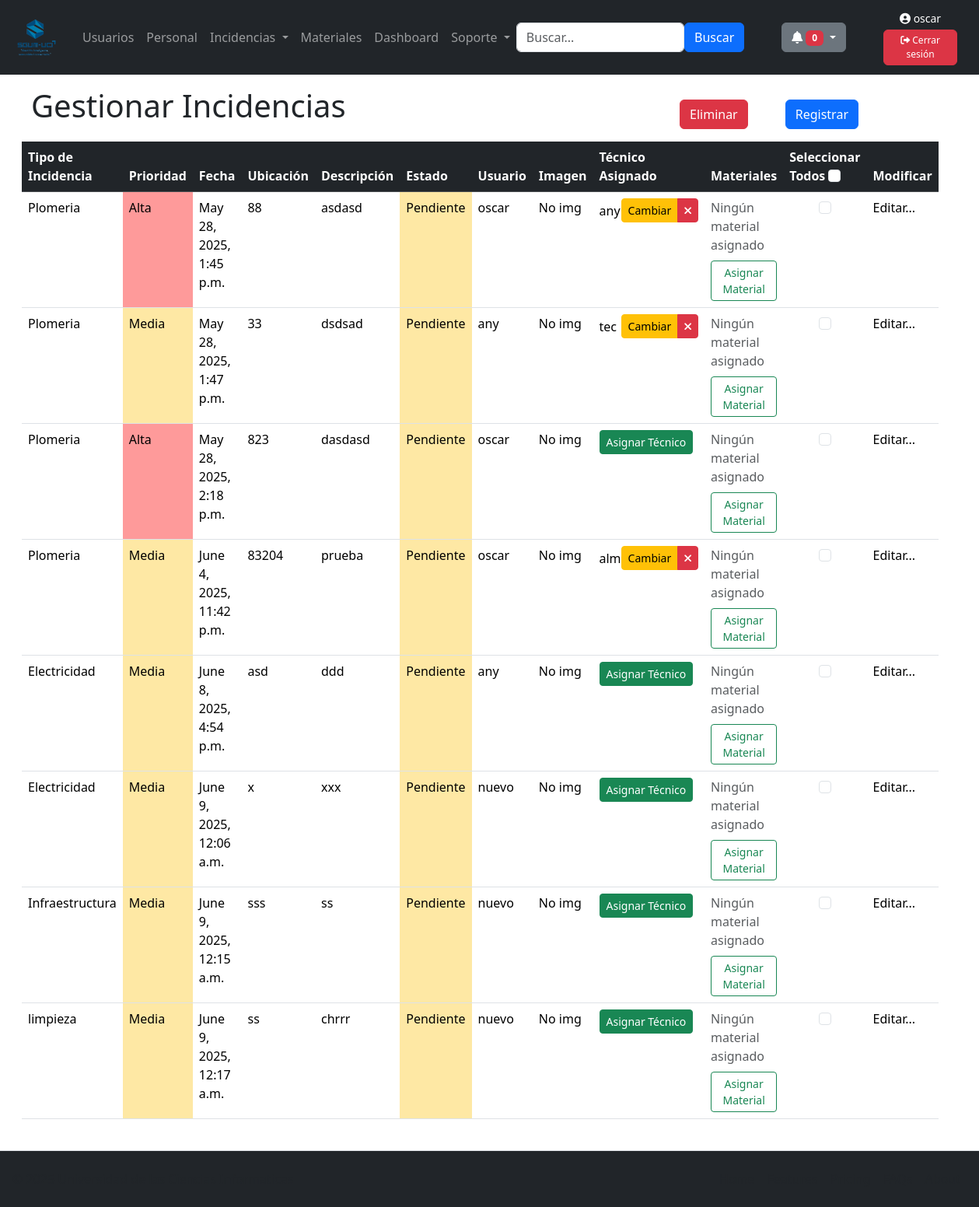
The app's page /incidencias/ (signed in), older data.
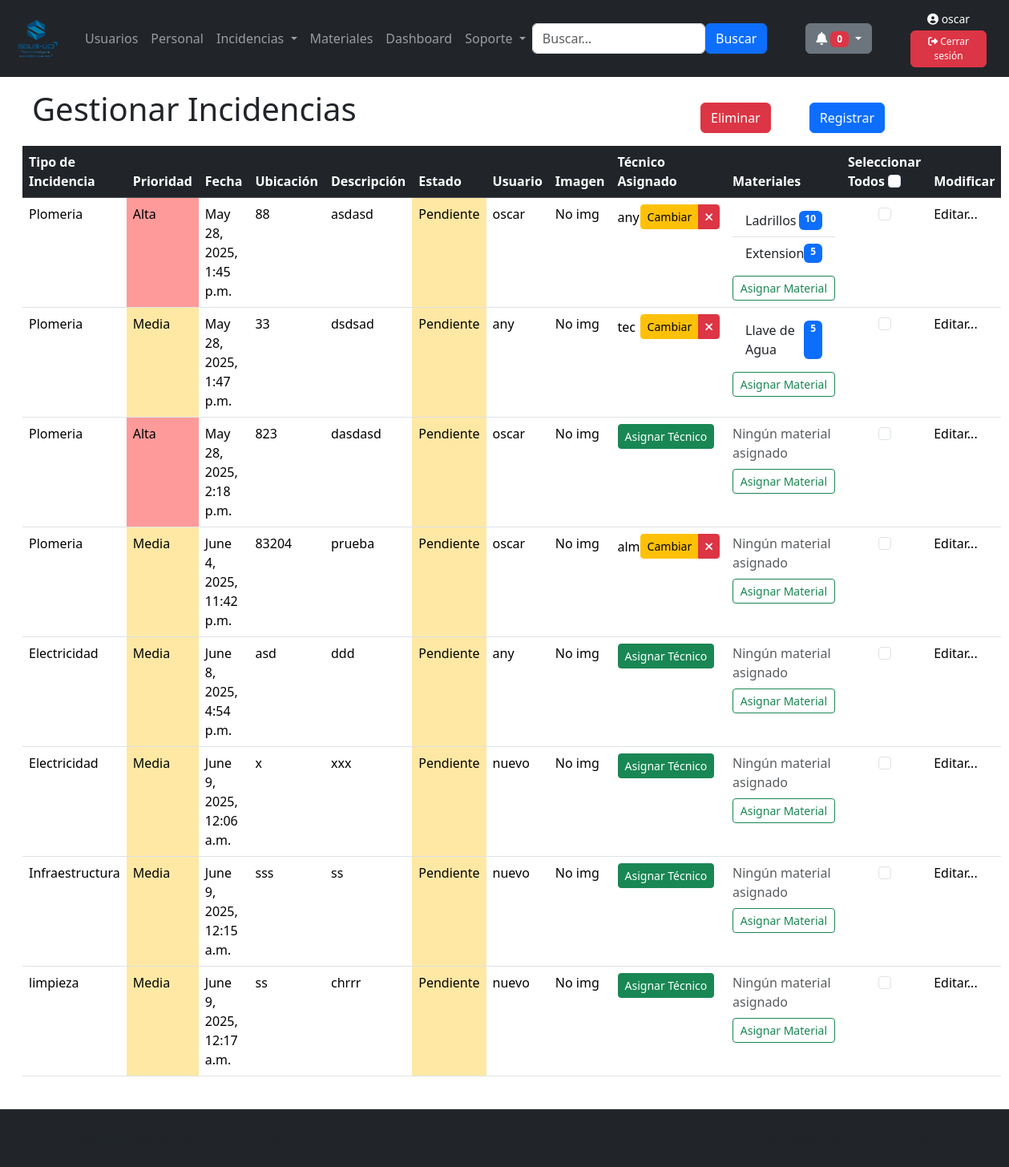
The same page, newer data.
### usuarios/models.py (models this page shows, shortened)
class Incidencia(models.Model):
    PRIORIDAD_CHOICES = [
        ('3', 'Alta'),
        ('2', 'Media'),
        ('1', 'Baja'),
    ]
    TIPO_CHOICES = [
        ('plomeria', 'Plomeria'),
        ('electricidad', 'Electricidad'),
        ('infraestructura', 'Infraestructura'),
        ('mantenimiento_equipos', 'Mantenimiento de Equipos'),
        ('saneamiento', 'Saneamiento'),
        ('seguridad', 'Seguridad'),
        ('jardineria', 'Jardineria'),
        ('agua_potable', 'Sistema de Agua Potable'),
        ('gas', 'Sistema de Gas'),
        ('incendios', 'Sistema de Incendios')
    ]
    ESTADO_CHOICES = [
        ('pendiente', 'Pendiente'),
        ('en_proceso', 'En Proceso'),
        ('resuelto', 'Resuelto'),
    ]
    tipo = models.CharField(max_length=50, choices=TIPO_CHOICES, default='plomeria')
    prioridad = models.CharField(max_length=10, choices=PRIORIDAD_CHOICES, default='media')
    estado = models.CharField(max_length=20, choices=ESTADO_CHOICES, default='pendiente')
    fecha = models.DateTimeField()
    ubicacion = models.CharField(max_length=100)
    descripcion = models.TextField()
    imagen = models.ImageField(upload_to='incidencias/', null=True, blank=True)
    usuario_reporte = models.ForeignKey(User, on_delete=models.CASCADE)
    tecnico_asignado = models.ForeignKey(
        'Personal',
        on_delete=models.SET_NULL,
        null=True,
        blank=True,
        related_name='incidencias_asignadas'
    )

class Personal(models.Model):
    trabajador = models.ForeignKey(User, on_delete=models.CASCADE)
    incidencia = models.ForeignKey(Incidencia,on_delete=models.CASCADE,null=True, blank=True)

class MaterialIncidencia(models.Model):
    incidencia = models.ForeignKey(Incidencia, on_delete=models.CASCADE)
    material = models.ForeignKey(Material, on_delete=models.CASCADE)
    cantidad_usada = models.PositiveIntegerField(default=1)
    fecha_asignacion = models.DateTimeField(auto_now_add=True)

class Material(models.Model):
    nombre = models.CharField(max_length=100)
    tipo=models.CharField(max_length=100)
    cantidad=models.IntegerField()

### usuarios/views.py (the view, shortened to what this page needs)
# urls.py: path('incidencias/',views.incidencias,name='incidencias'),
@login_required
def incidencias(request):
    template = loader.get_template('all_incidencias.html')
    if request.user.is_superuser:
        tableIncidencia = Incidencia.objects.all()
    else:
        current_user = request.user
        tableIncidencia = Incidencia.objects.filter(usuario_reporte=current_user)
    if request.method == 'POST':
        action = request.POST.get('action')
        if action == "eliminar":
                ids=request.POST.getlist('ids')
                Incidencia.objects.filter(id__in=ids).delete()
                return redirect('incidencias')
    query = request.GET.get('q')
    paginator = Paginator(tableIncidencia,10)
    page_number = request.GET.get('page')
    page_obj = paginator.get_page(page_number)
    tecnicos_disponibles = Personal.objects.filter(
        trabajador__groups__name='tecnico',
        incidencia__isnull=True
    )
    tecnicos = Personal.objects.all()
    context = {
        'tableIncidencia': tableIncidencia,
        'page_obj': page_obj,
        'tecnicos_disponibles': tecnicos_disponibles,
        'tecnicos':tecnicos,
        'materiales_disponibles': Material.objects.filter(cantidad__gt=0),
    }
    return HttpResponse(template.render(context,request))

### usuarios/templatetags/auth_extras.py (called while the page is built)
@register.filter(name='has_groups')
def has_groups(user, group_names):
    return user.groups.filter(name__in=group_names.split(',')).exists()

### usuarios/templates/all_incidencias.html (shortened to what the changed rows need)
{% extends "master.html" %}
{% load static %}
{% block content %}
<div class="container mt-3 mx-3">
    <div class="row container">
        <div class="col">
            <h1>Gestionar Incidencias</h1>
        </div>
    </div>
    <table class="table table-hover" id="userTable" data-orden="asc">
        <thead>
            <tr class="table-dark">
                <th>Tipo de Incidencia</th>
                <th>Prioridad</th>
                <th>Fecha</th>
                <th>Ubicación</th>
                <th>Descripción</th>
                <th>Estado</th>
                <th>Usuario</th>
                <th>Imagen</th>
                <th>Técnico Asignado</th>
                <th>Materiales</th>
                <th>Seleccionar Todos
                    <input class="form-check-input checkbox" type="checkbox" id="selectAll"
                        onclick="toggleCheckboxes(this)">
                </th>
                <th>Modificar</th>
            </tr>
        </thead>
        <tbody>
            {% for x in page_obj %}
            <tr>
                <td>{{x.get_tipo_display}}</td>
                {% if x.prioridad == "2" %}
                <td style="background-color:rgba(253, 191, 4, 0.36);">{{x.get_prioridad_display}}</td>
                {% elif x.prioridad == "3" %}
                <td style="background-color:rgba(253, 4, 4, 0.4);">{{x.get_prioridad_display}}</td>
                {% else %}
                <td style="background-color:rgba(216, 214, 214, 0.36);">{{x.get_prioridad_display}}</td>
                {% endif %}
                <td>{{x.fecha}}</td>
                <td>{{x.ubicacion}}</td>
                <td>{{x.descripcion}}</td>
                {% if x.estado == "pendiente" %}
                <td style="background-color:rgba(253, 191, 4, 0.36);">{{x.get_estado_display}}</td>
                {% elif x.estado == "resuelto" %}
                <td style="background-color:rgba(12, 253, 4, 0.36);">{{x.get_estado_display}}</td>
                {% else %}
                <td style="background-color:rgba(216, 214, 214, 0.36);">{{x.get_estado_display}}</td>
                {% endif %}
                <td>{{x.usuario_reporte.username}}</td>
                <td>
                    {% if x.imagen %}
                    <img src="{{ x.imagen.url }}" alt="Imagen de la incidencia" class="img-thumbnail"
                        style="width: 100px; cursor: pointer;" onclick='abrirImagen("{{ x.imagen.url }}")'
                        data-bs-toggle="modal" data-bs-target="#imagenModal">
                    {% else %}
                    <p>No img</p>
                    {% endif %}
                </td>
                <td>
                    {% if x.tecnico_asignado %}
                    <div class="d-flex align-items-center justify-content-between">
                        <span>{{ x.tecnico_asignado.trabajador.username }}</span>
                        <div class="btn-group btn-group-sm" role="group">
                            <a href="#" class="btn btn-warning btn-sm" data-bs-toggle="modal"
                                data-bs-target="#modalAsignarTecnico" onclick="setIncidenciaId({{ x.id }})">
                                Cambiar
                            </a>
                            <a href="{% url 'quitar_tecnico' x.id %}" class="btn btn-danger btn-sm"
                                onclick="return confirm('¿Estás seguro de quitar al técnico?')">
                                <i class="fas fa-times"></i>
                            </a>
                        </div>
                    </div>
                    {% else %}
                    <a href="#" class="btn btn-sm btn-success" data-bs-toggle="modal"
                        data-bs-target="#modalAsignarTecnico" onclick="setIncidenciaId({{ x.id }})">
                        Asignar Técnico
                    </a>
                    {% endif %}
                </td>
                <td>
                    {% if x.materialincidencia_set.all %}
                    <ul class="list-group list-group-flush">
                        {% for mi in x.materialincidencia_set.all %}
                        <li class="list-group-item d-flex justify-content-between">
                            <span>{{ mi.material.nombre }}</span>
                            <span class="badge bg-primary">{{ mi.cantidad_usada }}</span>
                        </li>
                        {% endfor %}
                    </ul>
                    {% else %}
                    <span class="text-muted">Ningún material asignado</span>
                    {% endif %}
                    <div class="mt-2">
                        <button type="button" class="btn btn-sm btn-outline-success w-100" data-bs-toggle="modal"
                            data-bs-target="#modalAsignarMaterial" onclick="setIncidenciaId({{ x.id }})">
                            Asignar Material
                        </button>
                    </div>
                </td>
                <td>
                    <div class="form-check d-flex justify-content-center align-items-centerdiv">
                        <input class="form-check-input checkbox" type="checkbox" name="ids" value="{{x.id}}">
                    </div>
                </td>
                <td>
                    <a class="nav-link" href="{% url 'editar_incidencia' x.id %}">Editar...</a>
                </td>
            </tr>
            {% empty %}
            <tr>
                <td colspan="12" class="text-center">No hay incidencias registradas.</td>
            </tr>
            {% endfor %}
        </tbody>
    </table>
</div>
{% endblock %}

Row changes from the older to the newer data that the page shows:
shown differently, row unchanged: Incidencia "May 28, 2025, 1:45 p.m.": no longer shows "Ningún material asignado"
added MaterialIncidencia: material.nombre "Ladrillos", cantidad_usada "10", shown under Incidencia "May 28, 2025, 1:45 p.m."
added MaterialIncidencia: material.nombre "Extension", cantidad_usada "5", shown under Incidencia "May 28, 2025, 1:45 p.m."
shown differently, row unchanged: Incidencia "May 28, 2025, 1:47 p.m.": no longer shows "Ningún material asignado"
added MaterialIncidencia: material.nombre "Llave de Agua", cantidad_usada "5", shown under Incidencia "May 28, 2025, 1:47 p.m."
